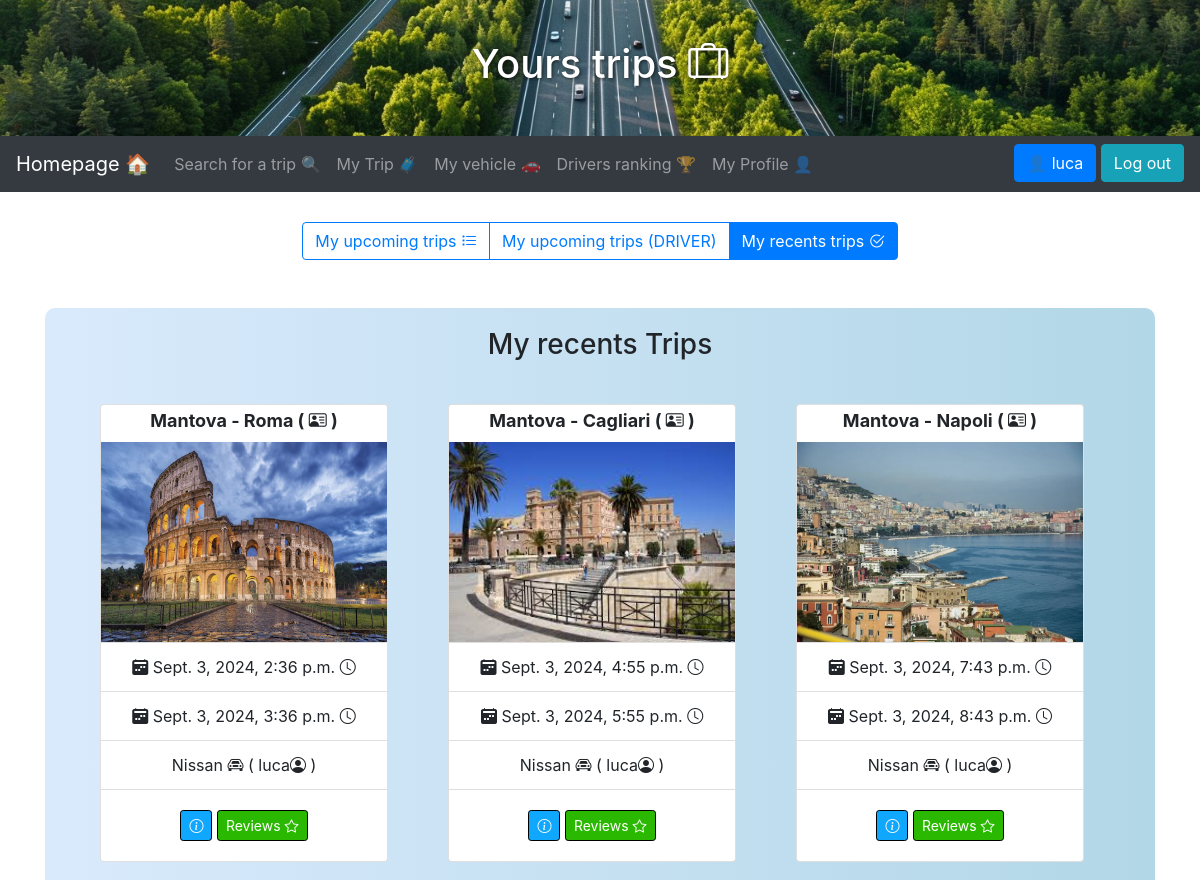
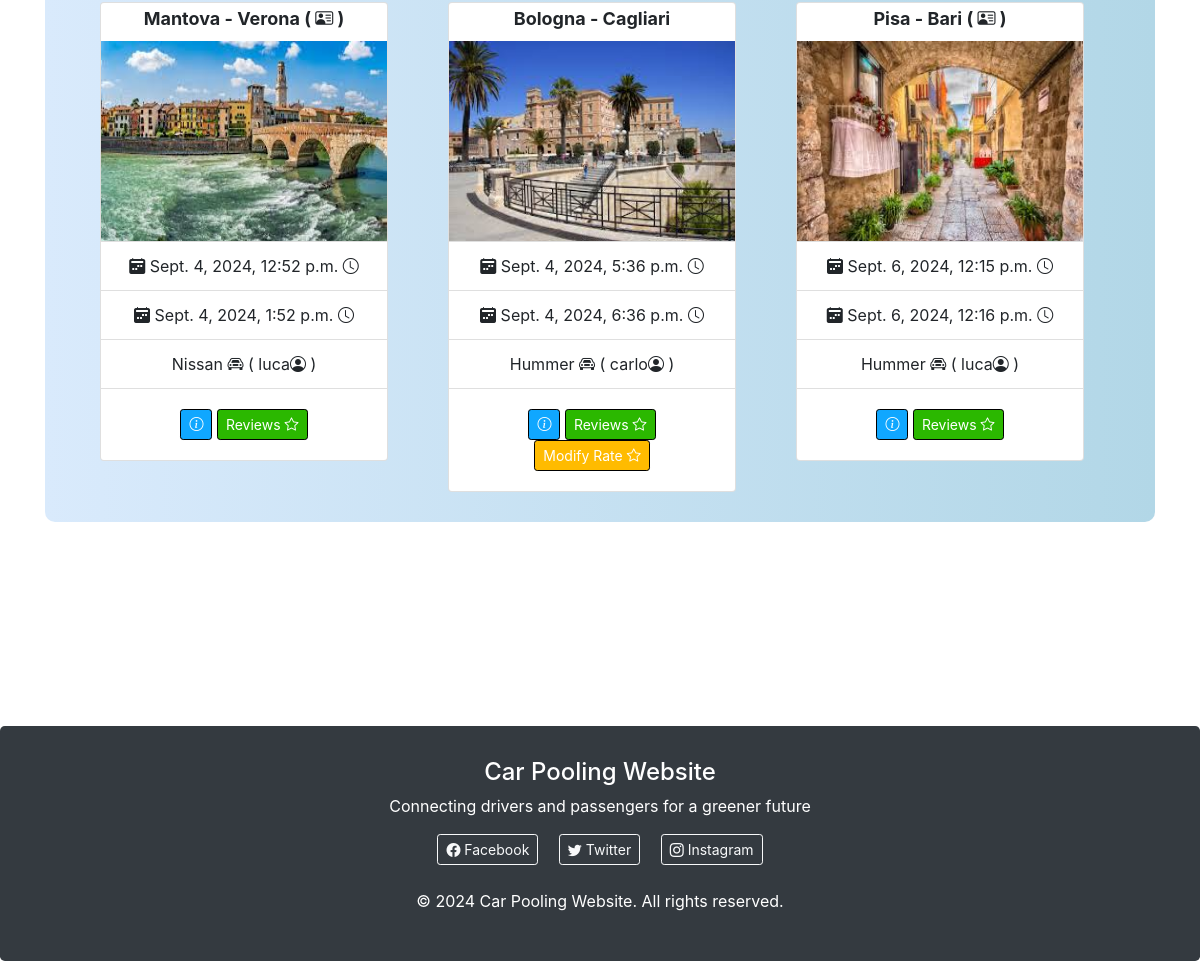
The app's page /gestione/trips/old (signed in) with its own data (2 pictures, top to bottom).
### gestione/models.py (models this page shows, shortened)
class Ride(models.Model):
    car = models.ForeignKey(Car , on_delete=models.SET_NULL , default = None ,null=True , related_name="my_rides")
    user = models.ForeignKey(User, on_delete=models.PROTECT,blank=True,null=True,default=None, related_name="my_rides")
    departure_location = models.CharField(max_length=30 , null  = False , default = "NO_LOCATION_D")
    departure_state = models.CharField(max_length=30 , null  = False , default = "NO_STATE_D")
    departure_address = models.CharField(max_length=30 , null  = False , default = "NO_ADDRESS_D")
    arrival_location = models.CharField(max_length=30 , null = False , default = "NO_LOCATION_A")
    arrival_state = models.CharField(max_length=30 , null  = False , default = "NO_STATE_A")
    arrival_address = models.CharField(max_length=30 , null  = False , default = "NO_ADDRESS_A")
    departure_time = models.DateTimeField(null=False , default=timezone.make_aware(timezone.datetime(1970, 1, 1, 0, 0, 0)))
    arrival_time = models.DateTimeField(null=False , default=timezone.make_aware(timezone.datetime(1970, 1, 1, 0, 0, 0)))
    open_registration_time = models.DateTimeField(null = False , default=timezone.make_aware(timezone.datetime(1970, 1, 1, 0, 0, 0)))
    close_registration_time = models.DateTimeField(null = False , default=timezone.make_aware(timezone.datetime(1970, 1, 1, 0, 0, 0)))
    max_passenger = models.IntegerField(default=0 , null = False )
    image = models.ImageField(upload_to='ride_images/', null=True, blank=True)

class Car(models.Model):
    user = models.ForeignKey(User, on_delete=models.SET_NULL,blank=True,null=True , related_name="my_cars")
    model = models.CharField(max_length=50)
    license_plate = models.CharField(max_length=15)
    km = models.IntegerField(default=0)
    last_inspection_date = models.DateField(default=None , null = True , blank=True)
    image = models.ImageField(upload_to='car_images/', null=True, blank=True)
    class Meta:
        verbose_name_plural = "Cars"

class Passenger(models.Model):
    ride = models.ForeignKey(Ride, on_delete=models.CASCADE , related_name = "passengers")
    user = models.ForeignKey(User, on_delete=models.CASCADE , related_name = "passengers_ride" )
    review_id = models.ForeignKey(Review, on_delete=models.SET_NULL , null = True , default = None , blank = True , related_name = "reviewers")
    class Meta:
        constraints = [
            models.UniqueConstraint(fields=['ride', 'user'], name='passenger_primary_key') # Composite Key
        ]

### gestione/views.py (the view)
# urls.py: path("trips/<str>", TripsListView.as_view(), name="trips"),
class TripsListView(GroupRequiredMixin , ListView):
    group_required = ["Passenger" , "Driver"]
    model = Ride
    template_name = "trips_passenger.html"
    def get_template_names(self):
        trip_type = self.kwargs.get('str')
        if trip_type == 'driver':
            return ["trips_driver.html"]
        elif trip_type == 'passenger':
            return ["trips_passenger.html"]
        elif trip_type == 'old':
            return ["trips_old.html"]
        else:
            return ["home.html"]
    def get_queryset(self):
        trip_type = self.kwargs.get('str')
        limit = 9
        if trip_type == 'driver':
            current_time = timezone.now()
            rides = Ride.objects.filter(  arrival_time__gte=current_time )
            return rides.filter(user=self.request.user).order_by('departure_time')[:limit]
        elif trip_type == 'passenger':
            return Passenger.objects.filter(user=self.request.user , ride__arrival_time__gt=timezone.now()).order_by('ride__departure_time')[:limit]
        elif trip_type == 'old':
            set1 = Ride.objects.filter(arrival_time__lt=timezone.now() , passengers__user = self.request.user)
            set2 = Ride.objects.filter(arrival_time__lt=timezone.now() , user = self.request.user)
            final_set = set1 | set2
            final_set = final_set.distinct()
            final_set = final_set.order_by('departure_time')
            limit = 18
            final_set = final_set[:limit]
            return final_set
        else:
            return None

### gestione/templates/trips_old.html
{% extends 'base_trips.html' %}
{% load static %}
{% block rides-card %}
  <h3 style="text-align: center;"> My recents Trips </h3>
  <br>
  {% if object_list.count == 0 %}
  <div class="alert alert-primary" style="background-color: #731cfd;color: white;" role="alert">
    You have not already done a trip <i class="bi bi-calendar-x"></i>
  </div>
  <br>
  {% else %}
  <div class="container">
    <div class="row justify-content-start">
      {% for trip in object_list %}
      <div class="col-auto card-container">
        <div class="card" style="width: 18rem;">
          {% if trip.user.id == user.id %}
            <h4> <span class="badge rounded-pill text-bg-info"> {{trip.departure_location}} - {{trip.arrival_location}} ( <i class="bi bi-person-vcard"></i> ) </span> </h4>
          {% else %}
          <h4> <span class="badge rounded-pill text-bg-info"> {{trip.departure_location}} - {{trip.arrival_location}} </span> </h4>
          {% endif %}
          {% if trip.image %}
              <img src="{{ trip.image.url }}" height="200px" alt="city_img">
          {% else %}
              <img src="{% static '/img/no_img.jpg' %}" height="200px" alt="default_city_img">
          {% endif %}
          <ul class="list-group list-group-flush">
            <li class="list-group-item"> <i class="bi bi-calendar2-week-fill"></i> {{trip.departure_time}} </i>  <i class="bi bi-clock"></i>  </li>
            <li class="list-group-item"> <i class="bi bi-calendar2-week-fill"></i> {{trip.arrival_time}}   </i>  <i class="bi bi-clock"></i>  </li>
            <li class="list-group-item"> {{ trip.car.model }} <i class="bi bi-car-front"></i> ( {{trip.user.username}}<i class="bi bi-person-circle"></i> )  </li>
          </ul>
          <div class="card-body">
            <a href="{% url 'ridedetail' pk=trip.id %}" style = "background-color: rgb(16, 167, 255); border-color: black ;" class="btn btn-primary btn-sm"> <i class="bi bi-info-circle"></i> </a>
            <a href="{% url 'review' pk=trip.id %}" style="background-color: rgb(43, 184, 0); border-color: black;" class="btn btn-primary btn-sm"> Reviews <i class="bi bi-star"> </i></a>
            {% if trip.user.id != user.id %}
              {% for p in trip.passengers.all %}
              {% if p.user.id == user.id and p.review_id != None %}
              <a href="#" style="background-color: rgb(255, 187, 0); border-color: black;" class="btn btn-primary btn-sm" data-toggle="modal" data-target="#confirmModal" data-href="{% url 'update_review' p.review_id.id %}">Modify Rate <i class="bi bi-star"> </i></a>
              {% elif p.user.id == user.id and p.review_id == None %}
                <a href="{% url 'create_review' trip.id %}" style="background-color: rgb(255, 187, 0); border-color: black;" class="btn btn-primary btn-sm">Rate <i class="bi bi-star"> </i></a>
              {% endif %}
            {% endfor %}
            {% endif %}
          </div>
        </div>
      </div>
      {% endfor %}
    </div>
  </div>
{% endif %}
{% endblock %}

### templates/basebs.html (shortened to what this page needs)
<!DOCTYPE html>
<html lang="en">
<head>
  {% block head %}
  <link rel="stylesheet" href="https://cdn.jsdelivr.net/npm/bootstrap@4.6.1/dist/css/bootstrap.min.css">
  <link rel="stylesheet" href="https://cdn.jsdelivr.net/npm/bootstrap-icons@1.11.3/font/bootstrap-icons.min.css">
  {% endblock %}
  {% load crispy_forms_tags %}
</head>
<body>
<div class="jumbotron text-center" style="margin:0 ; padding: 0;">
{% block header1 %}{% endblock %}
</div>
<nav class="navbar navbar-expand-sm bg-dark navbar-dark">
{% block navbar %}
    <a class="navbar-brand" href="{% url 'home' %}">Homepage 🏠 </a>
    <div class="collapse navbar-collapse" id="collapsibleNavbar">
      <ul class="navbar-nav w-100 d-flex">
        <li class="nav-item">
          <a class="nav-link" href="{% url 'search_trip' %}">Search for a trip 🔍</a>
        </li>
        <li class="nav-item">
          <a class="nav-link" href="{% url 'trips' 'passenger' %}">My Trip 🧳</a>
        </li>
        <li class="nav-item">
          <a class="nav-link" href="{% url 'garage' %}">My vehicle 🚗</a>
        </li>
        <li class="nav-item">
          <a class="nav-link" href="{% url 'ranking' %}">Drivers ranking 🏆</a>
        </li>
        <li class="nav-item">
          <a class="nav-link" href="{% url 'profile' %}">My Profile 👤</a>
        </li>
        {% if user.is_authenticated %}
            <form id="logout-form" method="post" action="{% url 'logout' %}">
              {% if user.is_superuser %}
              <a href="/admin" type="button" class="btn btn-primary"> 👤 {{user.username}} </a>
              {% else %}
              <a href="{% url 'profile' %}" type="button" class="btn btn-primary"> 👤 {{user.username}} </a>
              {% endif %}
              <button type="submit" class="btn btn-info">Log out</button>
            </form>
        {% else %}
        <li class="nav-item ml-auto">
          <a class="btn btn-info" href="{% url 'register' %}" role="button">Registrati</a>
          <a class="btn btn-info" href="{% url 'login' %}" role="button">Login</a>
          <a class="btn btn-warning" href="/admin/" role="button">Admin Login</a>
        </li>
        {% endif %}
    </ul>
    </div>
{% endblock %}
</nav>
<div class="container" style="margin-top:30px">
    <div class="col-sm-22">
      <center>
      {% block content %}
      {% endblock %}
      <br>
      </center>
    </div>
</div>
<div class="jumbotron text-center" style="margin-bottom:0; margin-top: 180px; background-color: #343a40; color: white; padding: 2rem 1rem; ">
{% block footer %}
      <div class="container">
          <h4>Car Pooling Website</h4>
          <p>Connecting drivers and passengers for a greener future</p>
          <div class="my-3">
              <a href="#" class="btn btn-outline-light btn-sm mx-2"><i class="bi bi-facebook"></i> Facebook</a>
              <a href="#" class="btn btn-outline-light btn-sm mx-2"><i class="bi bi-twitter"></i> Twitter</a>
              <a href="#" class="btn btn-outline-light btn-sm mx-2"><i class="bi bi-instagram"></i> Instagram</a>
          </div>
          <div class="mt-4">
              <p>&copy; 2024 Car Pooling Website. All rights reserved.</p>
          </div>
      </div>
{% endblock %}
</div>
</body>
</html>

### templates/basebs.html (style rules this page uses)
.card-container { margin-left: 10px; }
.card { margin: 10px; }

### records on screen
Ride: departure_location "Mantova", arrival_location "Roma", image (picture), departure_time "Sept. 3, 2024, 2:36 p.m.", arrival_time "Sept. 3, 2024, 3:36 p.m.", car.model "Nissan", user.username "luca"
Ride: departure_location "Mantova", arrival_location "Cagliari", image (picture), departure_time "Sept. 3, 2024, 4:55 p.m.", arrival_time "Sept. 3, 2024, 5:55 p.m.", car.model "Nissan", user.username "luca"
Ride: departure_location "Mantova", arrival_location "Napoli", image (picture), departure_time "Sept. 3, 2024, 7:43 p.m.", arrival_time "Sept. 3, 2024, 8:43 p.m.", car.model "Nissan", user.username "luca"
Ride: departure_location "Mantova", arrival_location "Verona", image (picture), departure_time "Sept. 4, 2024, 12:52 p.m.", arrival_time "Sept. 4, 2024, 1:52 p.m.", car.model "Nissan", user.username "luca"
Ride: departure_location "Bologna", arrival_location "Cagliari", image (picture), departure_time "Sept. 4, 2024, 5:36 p.m.", arrival_time "Sept. 4, 2024, 6:36 p.m.", car.model "Hummer", user.username "carlo"
Passenger: shows "Modify Rate"
Ride: departure_location "Pisa", arrival_location "Bari", image (picture), departure_time "Sept. 6, 2024, 12:15 p.m.", arrival_time "Sept. 6, 2024, 12:16 p.m.", car.model "Hummer", user.username "luca"

### other values on screen
{{ user.username }} "luca"
